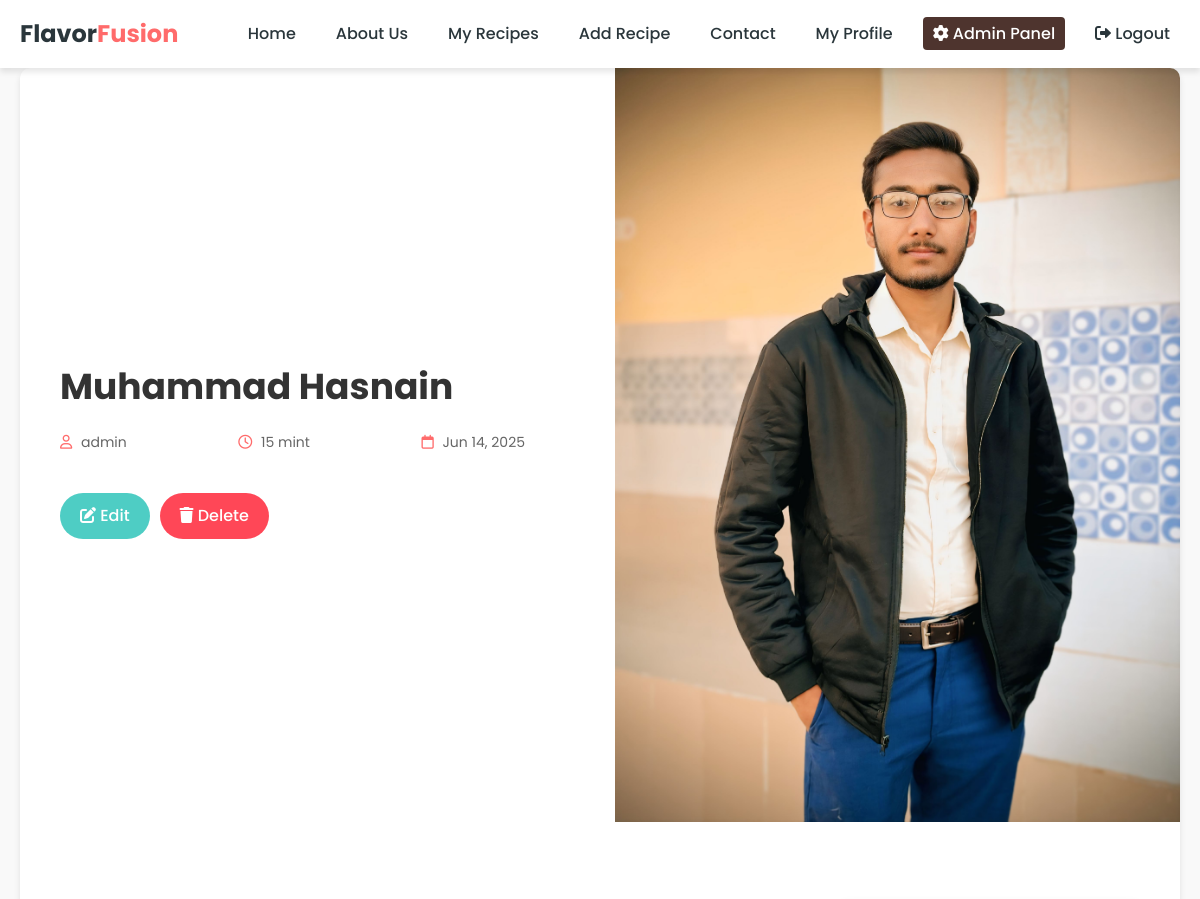
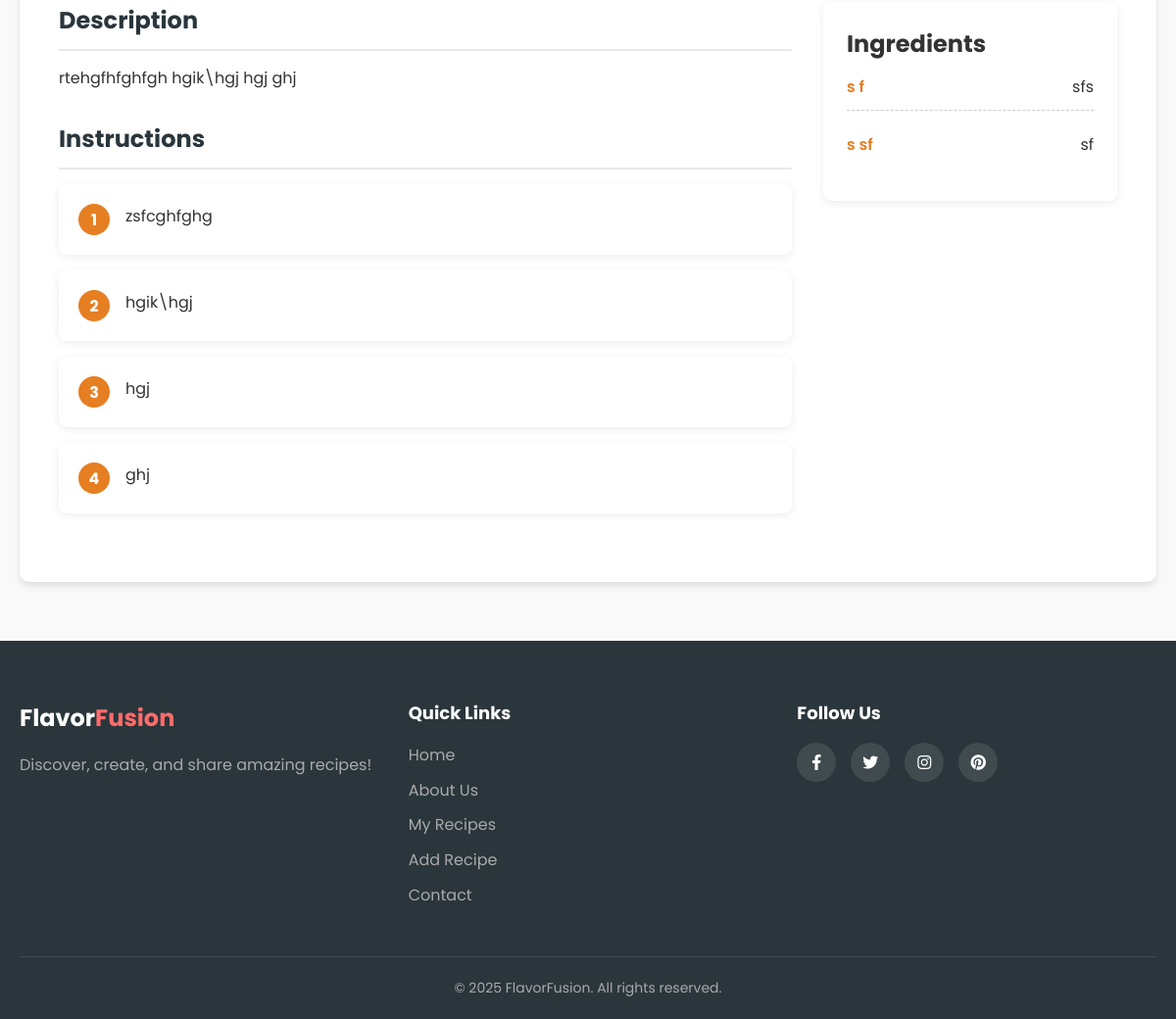
Page /recipes/1/ (signed in) on the committed database (2 pictures, top to bottom).
### recipes/models.py (models this page shows, shortened)
class Recipe(models.Model):
    user = models.ForeignKey(User, on_delete=models.CASCADE)
    name = models.CharField(max_length=200)
    image = models.ImageField(upload_to='recipe_images/', null=True, blank=True)
    prep_time = models.CharField(max_length=50)
    description = models.TextField()
    instructions = models.TextField()
    created_at = models.DateTimeField(auto_now_add=True)

class User(AbstractUser):
    role = models.CharField(max_length=10, default='user')
    bio = models.TextField(max_length=500, blank=True)
    profile_picture = models.ImageField(upload_to='profile_pictures/', null=True, blank=True)
    phone_number = models.CharField(max_length=15, blank=True)
    address = models.TextField(max_length=200, blank=True)

class Ingredient(models.Model):
    recipe = models.ForeignKey(Recipe, on_delete=models.CASCADE, related_name='ingredients')
    name = models.CharField(max_length=100)
    quantity = models.TextField()
    unit = models.TextField()

### recipes/views.py (the view)
# urls.py: path('recipes/<int:pk>/', views.recipe_detail, name='recipe_detail'),
@login_required
def recipe_detail(request, pk):
    recipe = get_object_or_404(Recipe, pk=pk)
    ingredients = recipe.ingredients.all()
    return render(request, 'recipes/recipe_detail.html', {'recipe': recipe, 'ingredients': ingredients})

### templates/recipes/recipe_detail.html (shortened to what this page needs)
{% extends 'base.html' %}
{% load static %}
{% load recipe_extras %}
{% block content %}
  <section class="recipe-detail">
    <div class="recipe-header">
      <div class="recipe-header-content">
        <h1>{{ recipe.name }}</h1>
        <div class="recipe-meta">
          <span><i class="far fa-user"></i> {{ recipe.user.username }}</span>
          <span><i class="far fa-clock"></i> {{ recipe.prep_time }}</span>
          <span>
            <i class="far fa-calendar"></i>
            {{ recipe.created_at|date:'M d, Y' }}
          </span>
        </div>
        {% if recipe.user == request.user %}
          <div class="recipe-actions">
            <a href="{% url 'recipe_update' recipe.id %}" class="btn btn-secondary"><i class="fas fa-edit"></i> Edit</a>
            <a href="{% url 'recipe_delete' recipe.id %}" class="btn btn-danger"><i class="fas fa-trash"></i> Delete</a>
          </div>
        {% endif %}
      </div>
      <div class="recipe-image-large">
        <img class="recipe-header-image"
          src="{% if recipe.image %}
            {{ recipe.image.url }}
          {% else %}
            {% static 'images/default-recipe.jpg' %}
          {% endif %}"
          alt="{{ recipe.name }}" />
      </div>
    </div>
    <div class="recipe-content-wrapper">
      <div class="recipe-main-content">
        <section class="recipe-section">
          <h2 class="section-title">Description</h2>
          <div class="section-content">
            <p class="recipe-description">{{ recipe.description }}</p>
          </div>
        </section>
        <section class="recipe-section">
          <h2 class="section-title">Instructions</h2>
          <div class="section-content">
            <div class="instructions-container">
              {% for line in recipe.instructions.splitlines %}
                {% if line.strip %}
                  <div class="instruction-card">
                    <div class="instruction-number">{{ forloop.counter }}</div>
                    <div class="instruction-text">{{ line.strip }}</div>
                  </div>
                {% endif %}
              {% empty %}
                <div class="no-instructions">{{ recipe.instructions }}</div>
              {% endfor %}
            </div>
          </div>
        </section>
      </div>
      <aside class="recipe-sidebar">
        <div class="ingredients-card">
          <h2 class="section-title">Ingredients</h2>
          <ul class="ingredients-list">
            {% for ingredient in ingredients %}
              <li class="ingredient-item">
                <span class="ingredient-quantity">
                  {% if ingredient.quantity %}{{ ingredient.quantity }}{% endif %}
                  {% if ingredient.unit %}{{ ingredient.unit }}{% endif %}
                </span>
                <span class="ingredient-name">{{ ingredient.name }}</span>
              </li>
            {% empty %}
              <li class="no-ingredients">No ingredients listed</li>
            {% endfor %}
          </ul>
        </div>
      </aside>
    </div>
  </section>
{% endblock %}

### static/css/style.css (style rules this page uses)
:root { --primary-color: #ff6b6b; --secondary-color: #4ecdc4; --accent-color: #ffd166; --dark-color: #2a363b; --light-color: #f7fff7; --gray-color: #e6eaef; --text-color: #333; --shadow: 0 4px 6px rgba(0, 0, 0, 0.1); --transition: all 0.3s ease; }
* { margin: 0; padding: 0; box-sizing: border-box; }
body { font-family: "Poppins", sans-serif; line-height: 1.6; color: var(--text-color); background-color: #f9f9f9; }
a { text-decoration: none; color: var(--primary-color); transition: var(--transition); }
ul { list-style: none; }
img { max-width: 100%; }
.btn { display: inline-block; padding: 10px 20px; border-radius: 30px; font-weight: 500; cursor: pointer; transition: var(--transition); border: none; text-align: center; }
.btn-secondary { background-color: var(--secondary-color); color: white; }
.btn-danger { background-color: #ff4757; color: white; }
.recipe-meta { display: flex; justify-content: space-between; color: #888; font-size: 14px; margin-bottom: 15px; }
.recipe-detail { background-color: white; border-radius: 10px; box-shadow: var(--shadow); margin-bottom: 40px; overflow: hidden; }
.recipe-header { display: grid; grid-template-columns: 1fr 1fr; gap: 30px; }
.recipe-header-content { padding: 40px; display: flex; flex-direction: column; justify-content: center; }
.recipe-header h1 { font-size: 36px; margin-bottom: 15px; }
.recipe-header .recipe-meta { margin-bottom: 20px; }
.recipe-header .recipe-meta span { margin-right: 20px; color: #666; }
.recipe-header .recipe-meta i { margin-right: 5px; color: var(--primary-color); }
.recipe-actions { display: flex; gap: 10px; margin-top: 20px; }
.recipe-image-large { height: 100%; min-height: 300px; background-size: cover; background-position: center; }
.recipe-content-wrapper { display: grid; grid-template-columns: 2fr 1fr; gap: 30px; padding: 40px; }
.recipe-section { margin-bottom: 30px; }
.recipe-section h2 { font-size: 24px; margin-bottom: 15px; color: var(--dark-color); border-bottom: 2px solid var(--gray-color); padding-bottom: 10px; }
.ingredients-card { background-color: var(--gray-color); border-radius: 10px; padding: 25px; }
.ingredients-list li { display: flex; justify-content: space-between; margin-bottom: 10px; padding-bottom: 10px; border-bottom: 1px dashed #ccc; }
.ingredients-list li:last-child { border-bottom: none; }
.ingredient-quantity { color: var(--primary-color); font-weight: 500; }

### templates/recipes/recipe_detail.html (style rules this page uses)
.recipe-content-wrapper { display: grid; grid-template-columns: 1fr 300px; gap: 2rem; margin-top: 2rem; }
.recipe-sidebar { position: sticky; top: 20px; align-self: start; }
.instructions-container { display: flex; flex-direction: column; gap: 1rem; }
.instruction-card { display: flex; gap: 1rem; background: white; border-radius: 8px; padding: 1.25rem; box-shadow: 0 2px 8px rgba(0, 0, 0, 0.08); transition: transform 0.2s ease; }
.instruction-number { display: flex; align-items: center; justify-content: center; width: 32px; height: 32px; background: #e67e22; color: white; border-radius: 50%; font-weight: bold; flex-shrink: 0; }
.instruction-text { flex: 1; line-height: 1.6; }
.ingredients-card { background: white; border-radius: 8px; padding: 1.5rem; box-shadow: 0 2px 8px rgba(0, 0, 0, 0.08); }
.ingredients-list { list-style: none; padding: 0; margin: 0; }
.ingredient-item { display: flex; gap: 0.5rem; padding: 0.75rem 0; border-bottom: 1px solid #f0f0f0; }
.ingredient-item:last-child { border-bottom: none; }
.ingredient-quantity { font-weight: 600; color: #e67e22; min-width: 60px; }

### rows in the picture
Recipe: name "Muhammad Hasnain", user.username "admin", prep_time "15 mint", created_at "Jun 14, 2025", image (picture), description "rtehgfhfghfgh hgik\\hgj hgj ghj"
Ingredient: quantity "s", unit "f", name "sfs"
Ingredient: quantity "s", unit "sf", name "sf"

### other values in the picture
{{ line.strip }} "zsfcghfghg" "hgik\\hgj" "hgj" "ghj"
